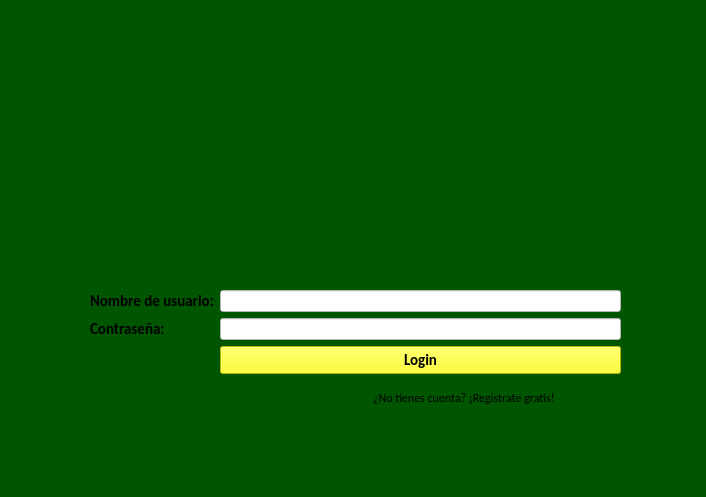
<?xml version="1.0" encoding="UTF-8"?>
<ui version="4.0">
 <class>Login</class>
 <widget class="QMainWindow" name="Login">
  <property name="geometry">
   <rect>
    <x>0</x>
    <y>0</y>
    <width>706</width>
    <height>497</height>
   </rect>
  </property>
  <property name="minimumSize">
   <size>
    <width>706</width>
    <height>497</height>
   </size>
  </property>
  <property name="maximumSize">
   <size>
    <width>706</width>
    <height>497</height>
   </size>
  </property>
  <property name="windowTitle">
   <string>Guiñote</string>
  </property>
  <property name="styleSheet">
   <string notr="true">#centralwidget{
background-color: rgb(0, 85, 0);
}

#formLayout{
background-color: rgb(255,255,255)
}



</string>
  </property>
  <property name="toolButtonStyle">
   <enum>Qt::ToolButtonIconOnly</enum>
  </property>
  <widget class="QWidget" name="centralwidget">
   <widget class="QWidget" name="verticalLayoutWidget">
    <property name="geometry">
     <rect>
      <x>0</x>
      <y>0</y>
      <width>2</width>
      <height>2</height>
     </rect>
    </property>
    <layout class="QVBoxLayout" name="verticalLayout"/>
   </widget>
   <widget class="QWidget" name="formLayoutWidget">
    <property name="geometry">
     <rect>
      <x>50</x>
      <y>290</y>
      <width>611</width>
      <height>101</height>
     </rect>
    </property>
    <layout class="QFormLayout" name="formLayout">
     <property name="leftMargin">
      <number>40</number>
     </property>
     <property name="rightMargin">
      <number>40</number>
     </property>
     <item row="0" column="0">
      <widget class="QLabel" name="label_nombre_usuario">
       <property name="font">
        <font>
         <family>Calibri</family>
         <pointsize>11</pointsize>
         <bold>true</bold>
        </font>
       </property>
       <property name="text">
        <string>Nombre de usuario:</string>
       </property>
      </widget>
     </item>
     <item row="0" column="1">
      <widget class="QLineEdit" name="text_nombre_usuario">
       <property name="styleSheet">
        <string notr="true">background-color: rgb(255, 255, 255);</string>
       </property>
      </widget>
     </item>
     <item row="1" column="0">
      <widget class="QLabel" name="label_contrasenya">
       <property name="font">
        <font>
         <family>Calibri</family>
         <pointsize>11</pointsize>
         <bold>true</bold>
        </font>
       </property>
       <property name="text">
        <string>Contraseña:</string>
       </property>
      </widget>
     </item>
     <item row="1" column="1">
      <widget class="QLineEdit" name="text_contrasenya">
       <property name="styleSheet">
        <string notr="true">background-color: rgb(255, 255, 255);</string>
       </property>
       <property name="echoMode">
        <enum>QLineEdit::Password</enum>
       </property>
      </widget>
     </item>
     <item row="2" column="1">
      <widget class="QPushButton" name="boton_login">
       <property name="font">
        <font>
         <family>Calibri</family>
         <pointsize>11</pointsize>
         <bold>true</bold>
        </font>
       </property>
       <property name="styleSheet">
        <string notr="true">background-color: rgb(255, 255, 0);</string>
       </property>
       <property name="text">
        <string>Login</string>
       </property>
      </widget>
     </item>
    </layout>
   </widget>
   <widget class="QLabel" name="label_foto_login">
    <property name="enabled">
     <bool>true</bool>
    </property>
    <property name="geometry">
     <rect>
      <x>280</x>
      <y>80</y>
      <width>150</width>
      <height>150</height>
     </rect>
    </property>
    <property name="text">
     <string>&lt;html&gt;&lt;head/&gt;&lt;body&gt;&lt;p&gt;&lt;img src=&quot;:/logo/150.png&quot;/&gt;&lt;/p&gt;&lt;/body&gt;&lt;/html&gt;</string>
    </property>
   </widget>
   <widget class="QCommandLinkButton" name="boton_registrarse">
    <property name="geometry">
     <rect>
      <x>360</x>
      <y>380</y>
      <width>261</width>
      <height>30</height>
     </rect>
    </property>
    <property name="maximumSize">
     <size>
      <width>300</width>
      <height>30</height>
     </size>
    </property>
    <property name="palette">
     <palette>
      <active>
       <colorrole role="BrightText">
        <brush brushstyle="SolidPattern">
         <color alpha="255">
          <red>7</red>
          <green>64</green>
          <blue>229</blue>
         </color>
        </brush>
       </colorrole>
       <colorrole role="ButtonText">
        <brush brushstyle="SolidPattern">
         <color alpha="255">
          <red>21</red>
          <green>28</green>
          <blue>85</blue>
         </color>
        </brush>
       </colorrole>
      </active>
      <inactive>
       <colorrole role="BrightText">
        <brush brushstyle="SolidPattern">
         <color alpha="255">
          <red>255</red>
          <green>255</green>
          <blue>255</blue>
         </color>
        </brush>
       </colorrole>
       <colorrole role="ButtonText">
        <brush brushstyle="SolidPattern">
         <color alpha="255">
          <red>0</red>
          <green>0</green>
          <blue>0</blue>
         </color>
        </brush>
       </colorrole>
      </inactive>
      <disabled>
       <colorrole role="BrightText">
        <brush brushstyle="SolidPattern">
         <color alpha="255">
          <red>7</red>
          <green>64</green>
          <blue>229</blue>
         </color>
        </brush>
       </colorrole>
       <colorrole role="ButtonText">
        <brush brushstyle="SolidPattern">
         <color alpha="255">
          <red>21</red>
          <green>28</green>
          <blue>85</blue>
         </color>
        </brush>
       </colorrole>
      </disabled>
     </palette>
    </property>
    <property name="font">
     <font>
      <family>Calibri</family>
      <pointsize>9</pointsize>
      <bold>false</bold>
     </font>
    </property>
    <property name="text">
     <string>¿No tienes cuenta? ¡Registrate gratis!</string>
    </property>
    <property name="icon">
     <iconset theme="network-receive">
      <normaloff>.</normaloff>.</iconset>
    </property>
    <property name="iconSize">
     <size>
      <width>0</width>
      <height>0</height>
     </size>
    </property>
   </widget>
  </widget>
 </widget>
 <resources>
  <include location="../Imagenes/imagenes.qrc"/>
 </resources>
 <connections/>
</ui>
